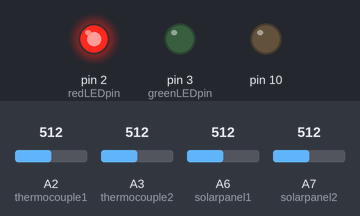
This sketch was run on a simulated Arduino Leonardo, built with avr-gcc and run on an emulated ATmega32U4. On the bench: output pins drawn as LEDs (lit = HIGH). The inputs (shaded band) are chosen by the test bench; at power-on: A2 (thermocouple1) = 512, A3 (thermocouple2) = 512, A6 (solarpanel1) = 512, A7 (solarpanel2) = 512. The local clock reads 2024-03-15 10:24:30 at power-on unless the sketch sets it; storage starts empty.

Above: at 0.1 s.
At 4.6 s:
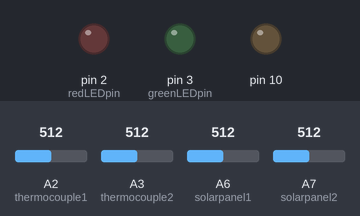
At 9.1 s:
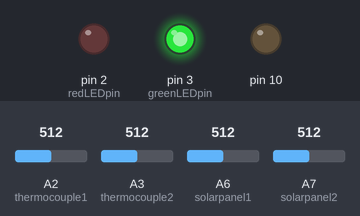
Timing chart, 0 to 10.6 s (numbered marks = the images above):
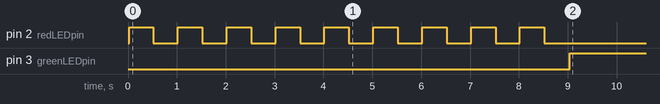

The sketch:

Teensy_Solar_Panel.ino
```cpp
//Import libaries
#include <Wire.h> //Also RTC library
#include <SD.h> //SD Card Library
#include <SPI.h>
#include <DS3231.h> //RTC library

// set up variables using the SD utility library functions:
Sd2Card card;
SdVolume volume;
SdFile root;
const int chipSelect = 10;
File logfile;

// how many milliseconds between grabbing data and logging it. 1000 ms is once a second
#define LOG_INTERVAL  1000 // mills between entries (reduce to take more/faster data)

#define SYNC_INTERVAL 10000 // mills between calls to flush() - to write data to the card
uint32_t syncTime = 0; // time of last sync()


// the digital pins that connect to the LEDs (Solder pads L1 (green) and L2 (red) on the datalogger shield)
#define redLEDpin 2
#define greenLEDpin 3

DS3231 clock;
RTCDateTime dt;

//Analog input pins
#define solarpanel1 A6
#define solarpanel2 A7
#define thermocouple1 A2
#define thermocouple2 A3

float sp1;
float sp2;
float tc1;
float tc2;

float R1Panel1=56.0;
float R2Panel1=12.0;
float R1Panel2=56.0;
float R2Panel2=12.0;

float Calibration_Value = 1; // To Calibrate Solar Panel 2 with Solar Panel 1
int time_step = 30;

int years;
int months;
int days;
int hours;
int minutes;
int seconds;

int prev_hours = 0;
int day_count = 0;
float prev_ratio;

int iteration = 0;
unsigned long commencement;

void setup()
{

  //Serial.begin(9600);
  /*
  while (!Serial) {
    ; // wait for serial port to connect. Needed for Leonardo only
  }
  */
  //Serial.print("Nothing");

  clock.begin(); //Start the RTC

  // initialize the SD card
  //Serial.print("Initializing SD card...");
  // make sure that the default chip select pin is set to
  // output, even if you don't use it:
  pinMode(10, OUTPUT);
  //Serial.println("Checking");

  pinMode(redLEDpin, OUTPUT);
  pinMode(greenLEDpin, OUTPUT);

  // see if the card is present and can be initialized:
  if (!SD.begin(chipSelect)) {
    //Keep the red LED on if SD Card failed or is not present
    error("Card failed, or not present");
    return;
  }

  //Flash the LEDs at the start of the program
  for(int i=1;i<10;i++){
     digitalWrite(redLEDpin, HIGH);
     delay(500);
     digitalWrite(redLEDpin, LOW);
     delay(500);
  }

  // create a new file
  char filename[] = "00000000.CSV";
  if(!SD.exists(filename)){
    //Save the date and time into the following variables
    dt = clock.getDateTime();
    years = dt.year;
    months = dt.month;
    days = dt.day;
    hours = dt.hour;
    minutes = dt.minute;
    seconds = dt.second; // get seconds

    //Write the date and time into a string for the file name
    filename[0] = months/10 + '0';
    filename[1] = months%10 + '0';
    filename[2] = days/10 + '0';
    filename[3] = days%10 + '0';
    filename[4] = hours/10 + '0';
    filename[5] = hours%10 + '0';
    filename[6] = minutes/10 + '0';
    filename[7] = minutes%10 + '0';

    //Serial.println(filename);
    logfile = SD.open(filename,FILE_WRITE);
  }

  if (! logfile) {
    //Serial.println("couldnt create file");
    //Serial.println("printing all files and directories...");
    File root = SD.open("/");

    printDirectory(root, 0);

  }

  //Heading for all the columns in the Excel File
  logfile.println("millis, datetime, voltage1, voltage2, current1, current2, power1, power2, temp1, temp2, energy1, energy2, sum_energy1, sum_energy2, ratio, rate");
}

void loop()
{
  unsigned long runs = 0;

  float voltage1 = 0.000;
  float voltage2 = 0.000;
  float current1 = 0.000;
  float current2 = 0.000;
  float power1 = 0.000;
  float power2 = 0.000;
  float temp1=0.000;
  float temp2=0.000;
  float energy1 = 0.000;
  float energy2 = 0.000;
  float sum_energy1 = 0.000;
  float sum_energy2 = 0.000;
  float ratio = 0.000;
  float rate = 0.000;

  dt = clock.getDateTime();
  //If its the first iteration, set the initial time to the current time
  if(iteration == 0){
      commencement = dt.unixtime;
      digitalWrite(greenLEDpin, HIGH);
  }

  //Until time as indicated by time_step has passed, keep reading the voltage measurements
  while(dt.unixtime-commencement < time_step){                  // change this number to determine how often if averages and logs data. in millisecs
    ReadVoltage(voltage1, voltage2, current1, current2, power1, power2, temp1, temp2, energy1, energy2);
    runs++;
    dt = clock.getDateTime();
  }
  commencement = dt.unixtime;

 //If it is not the first iteration, perform the following calculations, need to wait 1 iteration because of the time step being used in the energy calculation
 if(iteration != 0){
  voltage1 = voltage1/runs;
  voltage2 = Calibration_Value * (voltage2/runs);
  current1 = voltage1/(R1Panel1+R2Panel1);
  current2 = voltage2/(R1Panel2+R2Panel2);
  power1 = sq(voltage1)/(R1Panel1+R2Panel1);
  power2 = sq(voltage2)/(R1Panel2+R2Panel2);
  temp1 = temp1/runs;
  temp2 = temp2/runs;
  energy1 = power1*time_step;
  energy2 = power2*time_step;

  //Daily Energy Total for each panel
  sum_energy1+=energy1;
  sum_energy2+=energy2;

  // delay for the amount of time we want between readings
  delay((LOG_INTERVAL -1) - (millis() % LOG_INTERVAL));

  // log milliseconds since starting
  uint32_t m = millis();
  logfile.print(m);           // milliseconds since start
  logfile.print(", ");

  dt = clock.getDateTime();
  years = dt.year;
  months = dt.month;
  days = dt.day;
  hours = dt.hour;
  minutes = dt.minute;
  seconds = dt.second; // get seconds

  // logfile.print();
  logfile.print(months, DEC);
  logfile.print("/");
  logfile.print(days, DEC);
  logfile.print("/");
  logfile.print(years, DEC);
  logfile.print(" ");
  logfile.print(hours, DEC);
  logfile.print(":");
  logfile.print(minutes, DEC);
  logfile.print(":");
  logfile.print(seconds, DEC);
  // logfile.print('"');

  logfile.print(", ");
  logfile.print(voltage1);
  logfile.print(", ");
  logfile.print(voltage2);
  logfile.print(", ");
  logfile.print(current1);
  logfile.print(", ");
  logfile.print(current2);
  logfile.print(", ");
  logfile.print(power1);
  logfile.print(", ");
  logfile.print(power2);
  logfile.print(", ");
  logfile.print(temp1);
  logfile.print(", ");
  logfile.print(temp2);
  logfile.print(", ");
  logfile.print(energy1);
  logfile.print(", ");

  //Method to only calculate the soiling ratio when the hour changes from 22 to 23
  if(hours == 23 && prev_hours == 22){
    logfile.print(energy2);
    logfile.print(", ");
    logfile.print(sum_energy1);
    logfile.print(", ");
    logfile.print(sum_energy2);
    logfile.print(", ");

    ratio = sum_energy1/sum_energy2;
    day_count += 1;
    sum_energy1 = 0.000;
    sum_energy2 = 0.000;

    //Method to only calculate the rate if the hour changes from 22 to 23 and 2 days have passed
    if(hours == 23 && prev_hours == 22 && day_count == 2){
      rate = ratio - prev_ratio;
      logfile.print(ratio);
      logfile.print(", ");
      logfile.println(rate);
      day_count = 0; //reset day count to 0
    }
    else{
      logfile.println(ratio);
    }
    prev_ratio = ratio;
  }
  else{
      logfile.println(energy2);
  }

  prev_hours = hours;

 }
 iteration ++;

 //At the end of data logging the green LED is turned off
 //digitalWrite(greenLEDpin, LOW);

  // Now we write data to disk! Don't sync too often - requires 2048 bytes of I/O to SD card
  // which uses a bunch of power. and takes time
  if ((millis() - syncTime) >= SYNC_INTERVAL){
    syncTime = millis();

    // blink LED to show we are syncing data to the card & updating FAT!
    digitalWrite(redLEDpin, HIGH);
    logfile.flush();
    digitalWrite(redLEDpin, LOW);
  }
  if(false) {
    }
}

void ReadVoltage(float &voltage1, float &voltage2, float &current1, float &current2, float &power1, float &power2, float &temp1, float &temp2, float &energy1, float &energy2){
  float sample1 = 0.0;
  float sample2 = 0.0;
  float tempVariable1 = 0.0;
  float tempVariable2 = 0.0;

 // taking 150 samples from voltage divider with a interval of 2 millisec and then average the samples data collected
 for(int i=0;i<10;i++)
  {
    sample1=sample1+analogRead(solarpanel1); //read the voltage from the divider circuit - 1
    tempVariable1=tempVariable1+analogRead(thermocouple1);  // read the temperature reading for Panel 1
    delay(100);
    sample2=sample2+analogRead(solarpanel2);  //read the voltage from the divider circuit - 2
    tempVariable2=tempVariable2+analogRead(thermocouple2);  // read the temperature reading for Panel 2
    delay(100);
  }
  voltage1+=((R1Panel1+R2Panel1)/R2Panel1)*(sample1/10 * 3.3)/1023.0; //splitter 1 has 18.3 and 47.8 ohms.
  voltage2+=((R1Panel2+R2Panel2)/R2Panel2)*(sample2/10 * 3.3)/1023.0; //splitter 2 has 18.2 and 47.9 ohms.
  temp1+=((((tempVariable1/10) * 3.3)/1023.0)-1.25)/0.005;
  temp2+=((((tempVariable2/10) * 3.3)/1023.0)-1.25)/0.005;
}

void error(char *str)
{
 digitalWrite(redLEDpin, HIGH);
 //Serial.println("Card failed, or not present");
 while(1);
}

void printDirectory(File dir, int numTabs) {
  while (true) {

    File entry =  dir.openNextFile();
    if (! entry) {
      // no more files
      break;
    }
    for (uint8_t i = 0; i < numTabs; i++) {
    }
    if (entry.isDirectory()) {
      printDirectory(entry, numTabs + 1);
    } else {
      // files have sizes, directories do not
    }
    entry.close();
  }
}
```

Measured:
- by itself, pin 3 (greenLEDpin): LOW → HIGH at 9.0 s
